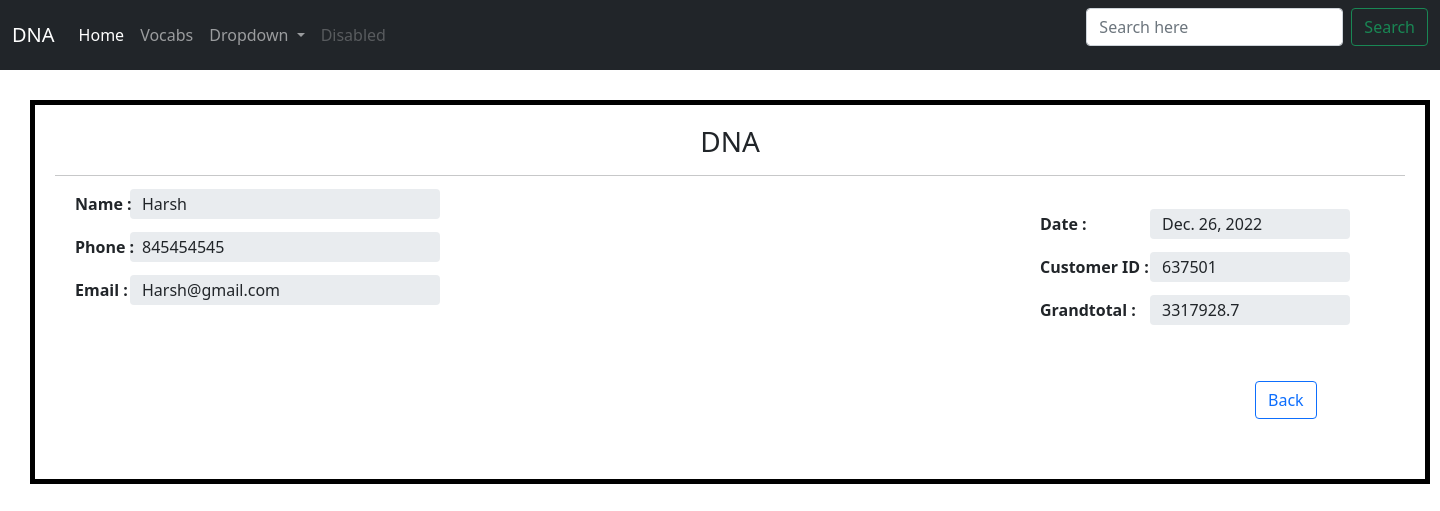
Page /vieww/98 on the committed database.
### myapp/models.py (models this page shows, shortened)
class Bill(models.Model):
    bname=models.TextField(max_length=50,default="")
    bphone=models.CharField(max_length=10,default="")
    bemail=models.EmailField(max_length=50,default="")
    date=models.DateField(max_length=50,default="")
    cus_id=models.CharField(max_length=50,default="")
    grandtotal=models.CharField(max_length=50,default="")

### myapp/views.py (the view)
# urls.py: path('vieww/<int:id>', views.vieww, name='vieww'),
def vieww(request,id):
    member=Bill.objects.get(id=id)
    name=member.bname
    phone=member.bphone
    email=member.bemail
    date=member.date
    cus_id=member.cus_id
    grandtotal=member.grandtotal
    contex={
        'name':name,
        'phone':phone,
        'email':email,
        'date':date,
        'cus_id':cus_id,
        'grandtotal':grandtotal,
    }
    return render(request,'view_bill.html',contex)

### templates/view_bill.html (shortened to what this page needs)
{% extends 'index.html' %}
{% block body %}
<link rel="stylesheet" href="/static/css/bill.css">
<div class="box" id="box">
    <h3>DNA</h3>
    <hr>
    <b>
        <div class="profile">
            <div class="bleft">
                <div class="mb-3">
                    Name : <input type="text" class="form-control" id="exampleFormControlInput1"
                        placeholder="Enter your name here" name="bname" value="{{name}}" disabled>
                </div>
                <div class="mb-3">
                    Phone : <input type="number" class="form-control" id="exampleFormControlInput1"
                        placeholder="Enter your phone number here"   value="{{phone}}" name="bphone" disabled>
                </div>
                <div class="mb-3">
                    Email : <input type="email" class="form-control" id="exampleFormControlInput1"
                        placeholder="Enter your email here" value="{{email}}" name="bemail" disabled>
                </div>
            </div>
            <div class="bright">
                <div class="mb-3">
                    Date : <input type="text" class="form-control" id="exampleFormControlInput3" name="date"
                        value="{{date}}" disabled>
                </div>
                <div class="mb-3">
                    Customer ID : <input type="number" class="form-control" id="exampleFormControlInput2" name="cid"
                        value="{{cus_id}}" disabled>
                </div>
                <div class="mb-3">
                    Grandtotal : <input type="number" class="form-control" id="exampleFormControlInput2" name="cid"
                        value="{{grandtotal}}" disabled>
                </div>
            </div>
        </div>
    </b>
<a class="btn btn-outline-primary" id="back" href="{% url 'all_bills' %}">Back</a>
</div>
{% endblock body %}

### static/css/bill.css (style rules this page uses)
* { user-select: none; }
a { text-decoration: none; }
.box { width: 1400px; height: fit-content; border: 5px solid black; padding: 20px; margin: 30px; padding-bottom: 60px; }
h3 { text-align: center; }
.box input { width: 310px; margin-left: 55px; margin-top: -27px; height: 30px; border: none; }
.bleft { margin-left: 20px; }
.bright { margin-left: 700px; margin-top: 20px; }
.profile { display: flex; }
.bright input { width: 200px; margin-left: 30px; }
.bright .mb-3 { margin-left: -100px; }
#exampleFormControlInput2, #exampleFormControlInput3 { margin-left: 110px; }

### templates/view_bill.html (style rules this page uses)
#back { text-decoration: none; margin-left: 1200px; margin-top: 40px; }

### rows in the picture
Bill: bname "Harsh", bphone "845454545", bemail "Harsh@gmail.com", date "Dec. 26, 2022", cid "637501", cid "3317928.7"
